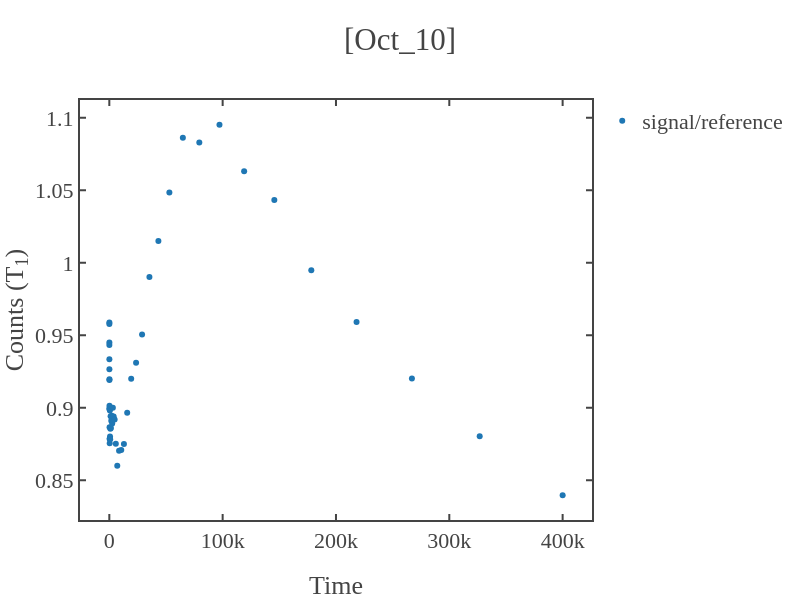

This figure's notebook cell:
### Code cell
# loading the data 
# total_path = r"C:\Users\Atanu\OneDrive\Desktop\research_work\paper\T1_atanu_github\T1_measurements\codes\data\2025\May_12\p_15mW\l_100.0us\systematic\a_5\s_2000\[17_08_46]_1.0us.npz"

load_data = dict(np.load(total_path))
time_axis,signal_photon,reference_samples,signal_samples = data_to_time_signal(load_data,samples,first=first_sig_ref)


x=time_axis[1:]
y=signal_photon[1:]
guess_parameters = np.array([0.7,1,50e3])  # input these paramters(serially) with your guess  
fitting_function = 'exp'   # y0+y_max*np.exp(-x/tau)
fitting_range = False   # for x-axis 

# fitting the data
x_fit,y_fit,coefficient,error_bars = fit_func(x,y,fit_range=fitting_range,func=fitting_function,guess_params=guess_parameters) 
if len(str(int(coefficient[2])))>7 or coefficient[2]<0:
    print('Fitted lifetime seems too long (more than 10ms) or negative.')
    print('If not expected for T1 exp, retry with increasing or decreasing the evolution time of the sequence.')
# plotting the data 
fig1 = simple_plot(x,y,show=False,x_name = "Time",y_name = "Counts (T<sub>1</sub>)",mode='markers',title=f'{date}',curve_name='signal/reference')
fig2 = simple_plot(x_fit,y_fit,show=False,x_name = "Time",y_name = "Counts (T<sub>1</sub>)",mode='lines',title=f'{date}',curve_name='fitted curve')
fig3 = simple_plot(x,signal_samples[1:],show=False,x_name = "Time",y_name = "Counts (T<sub>1</sub>)",mode='markers',title=f'{date}',curve_name='signal')
fig4 = simple_plot(x,reference_samples[1:],show=False,x_name = "Time",y_name = "Counts (T<sub>1</sub>)",mode='markers',title=f'{date}',curve_name='reference')

# add_figures([fig1,fig2,fig3,fig4],show=True,x_name = "Time",y_name = "Counts (T<sub>1</sub>)",title=f'[{date}]')
add_figures([fig1],show=True,x_name = "Time",y_name = "Counts (T<sub>1</sub>)",title=f'[{date}]')

### Figure 1 — Plotly figure (JSON) as saved in the notebook; plotly's stock layout.template omitted (floating-point values rounded to 4 significant figures)
{"data": [{"mode": "markers", "name": "signal/reference", "showlegend": true, "type": "scatter", "x": [24, 29, 36, 44, 54, 67, 82, 100, 123, 150, 184, 226, 276, 338, 414, 507, 621, 760, 930, 1139, 1394, 1706, 2088, 2556, 3129, 3830, 4688, 5738, 7023, 8596, 10522, 12878, 15763, 19294, 23616, 28905, 35380, 43305, 53004, 64877, 79408, 97195, 118965, 145612, 178227, 218148, 267010, 326817, 400020], "y": [0.9579, 0.9588, 0.9451, 0.9432, 0.9334, 0.9265, 0.9191, 0.9197, 0.8997, 0.9014, 0.8989, 0.8867, 0.8785, 0.8755, 0.8787, 0.8981, 0.8802, 0.8783, 0.8855, 0.8942, 0.8861, 0.8911, 0.8945, 0.8891, 0.9001, 0.894, 0.892, 0.8751, 0.86, 0.8704, 0.8709, 0.875, 0.8967, 0.9201, 0.9311, 0.9506, 0.9902, 1.015, 1.049, 1.086, 1.083, 1.095, 1.063, 1.043, 0.9949, 0.9592, 0.9201, 0.8803, 0.8397]}], "layout": {"height": 600, "title": {"text": "[Oct_10]"}, "width": 800, "xaxis": {"autorange": true, "range": [-25870.0, 425900.0], "title": {"text": "Time"}, "type": "linear"}, "yaxis": {"autorange": true, "range": [0.8226, 1.112], "title": {"text": "Counts (T<sub>1</sub>)"}, "type": "linear"}}}
